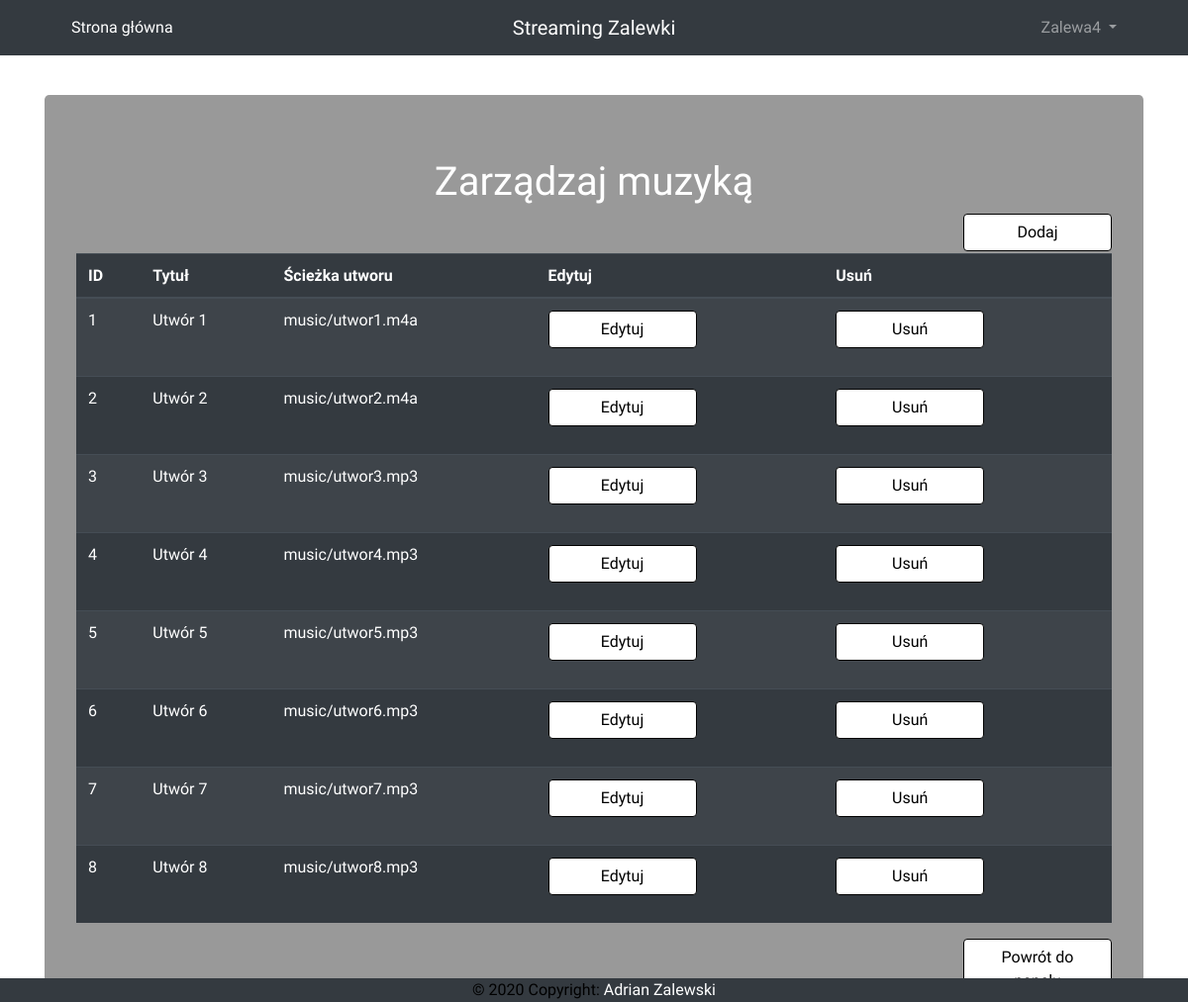
Page /loggeduser/managemusic.php (signed in) on the committed database.
### tables this page shows
CREATE TABLE `music` (
  `id` int(11) NOT NULL,
  `title` varchar(255) NOT NULL,
  `mus` varchar(255) NOT NULL
);

### connect.php (called while the page is built, shortened)
<?php
include 'db.php';
$dbhost = 'localhost';
$dbuser = 'root';
$dbpass = '';
$dbname = 'streaming';
$db = new db($dbhost, $dbuser, $dbpass, $dbname);
?>

### db.php (called while the page is built, shortened)
<?php
class db {
    protected $connection;
	protected $query;
	public function __construct($dbhost = 'localhost', $dbuser = 'root', $dbpass = '', $dbname = '', $charset = 'utf8') {
		$this->connection = new mysqli($dbhost, $dbuser, $dbpass, $dbname);
		$this->connection->set_charset($charset);
	}
    public function query($query) {
		if ($this->query = $this->connection->prepare($query)) {
            if (func_num_args() > 1) {
                $x = func_get_args();
                $args = array_slice($x, 1);
				$types = '';
                $args_ref = array();
                foreach ($args as $k => &$arg) {
					if (is_array($args[$k])) {
						foreach ($args[$k] as $j => &$a) {
							$types .= $this->_gettype($args[$k][$j]);
							$args_ref[] = &$a;
						}
					} else {
	                	$types .= $this->_gettype($args[$k]);
	                    $args_ref[] = &$arg;
					}
                }
				array_unshift($args_ref, $types);
                call_user_func_array(array($this->query, 'bind_param'), $args_ref);
            }
            $this->query->execute();
        } else {
            die('Unable to prepare statement (check your syntax) - ' . $this->connection->error);
        }
		return $this;
    }
	public function fetchAll() {
	    $params = array();
	    $meta = $this->query->result_metadata();
	    while ($field = $meta->fetch_field()) {
	        $params[] = &$row[$field->name];
	    }
	    call_user_func_array(array($this->query, 'bind_result'), $params);
        $result = array();
        while ($this->query->fetch()) {
            $r = array();
            foreach ($row as $key => $val) {
                $r[$key] = $val;
            }
            $result[] = $r;
        }
		return $result;
	}
	public function fetchArray() {
	    $params = array();
	    $meta = $this->query->result_metadata();
	    while ($field = $meta->fetch_field()) {
	        $params[] = &$row[$field->name];
	    }
	    call_user_func_array(array($this->query, 'bind_result'), $params);
        $result = array();
		while ($this->query->fetch()) {
			foreach ($row as $key => $val) {
				$result[$key] = $val;
			}
		}
		return $result;
	}
	private function _gettype($var) {
	    if(is_string($var)) return 's';
	    return 'b';
	}
}
?>

### loggeduser/managemusic.php (the view)
<?php
require 'header.php';
if($isadmin==0){
    alert("Błąd uwierzytelnienia!", "Treść tylko dla administratora!", "error", "Streaming Zalewki", "index.php");
}else{
?>
    <header class="jumbotron my-5" style="background-color: rgba(0, 0, 0, 0.4); color:white">
  <h1 align="center">Zarządzaj muzyką</h1>
      <form method='POST' action='addmusic.php'><input type='submit' value='Dodaj' class='btn login_btn float-right'><br /></form>
      <?php
      $dane = $db->query('SELECT * FROM music')->fetchAll();
      echo '<table class="table table-striped table-dark"> <thead>';
	echo '<tr><th scope="col">ID</th><th scope="col">Tytuł</th><th scope="col">Ścieżka utworu</th><th scope="col">Edytuj</th><th scope="col">Usuń</th></tr></thead><tbody>';
      foreach($dane as $row){
          $id = $row['id'];
        echo "<tr><td>" . $row["id"]. " </td><td>" . $row["title"]. " </td><td>"
	. $row["mus"] . " </td><td><form method='POST' action='editmusic.php'><input type='hidden' name='id' readonly='readonly' value='$id'><input type='submit' value='Edytuj' class='btn login_btn'></form></td>"
        . "</td><td><form method='POST' action='deletemusic.php'><input type='hidden' name='id' readonly='readonly' value='$id'><input type='submit' value='Usuń' class='btn login_btn'></form></td></tr>";
      }
	echo '  </tbody>
</table>';
       echo '<a href = "adminpanel.php" ><button type="submit" class="btn float-right login_btn" style="">Powrót do panelu</button>'
	?>
    </header>
<?php
}
require '../footer.php';
?>

### css/login.css (style rules this page uses)
html,body { background-size: cover; background-repeat: no-repeat; height: 100%; font-family: 'Numans', sans-serif; }
.login_btn { color: black; background-color: white; width: 150px; border: solid black 1px; }

### rows in the picture
music: id "1", title "Utwór 1", mus "music/utwor1.m4a"
music: id "2", title "Utwór 2", mus "music/utwor2.m4a"
music: id "3", title "Utwór 3", mus "music/utwor3.mp3"
music: id "4", title "Utwór 4", mus "music/utwor4.mp3"
music: id "5", title "Utwór 5", mus "music/utwor5.mp3"
music: id "6", title "Utwór 6", mus "music/utwor6.mp3"
music: id "7", title "Utwór 7", mus "music/utwor7.mp3"
music: id "8", title "Utwór 8", mus "music/utwor8.mp3"

### other values in the picture
$login "Zalewa4"
